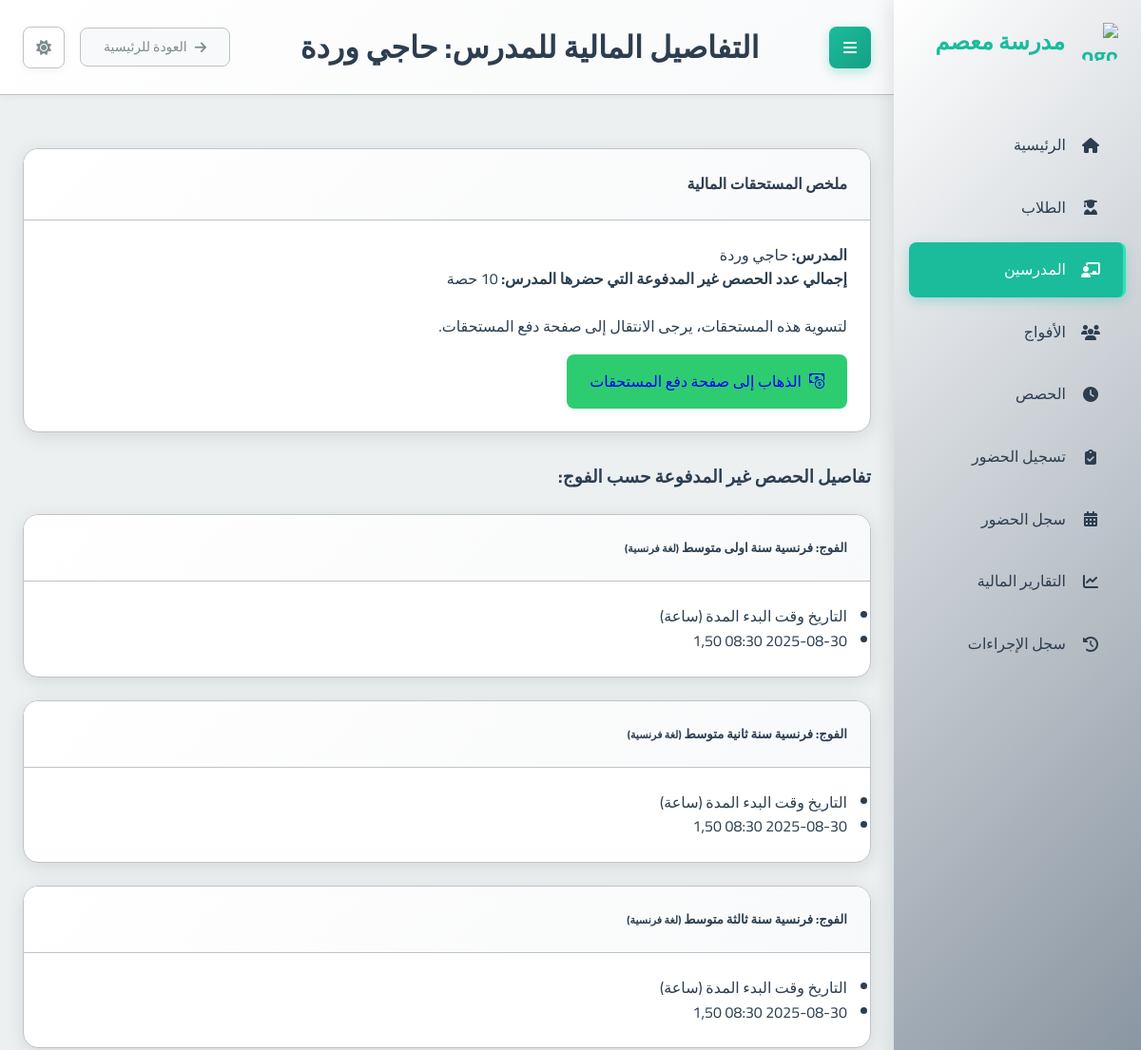
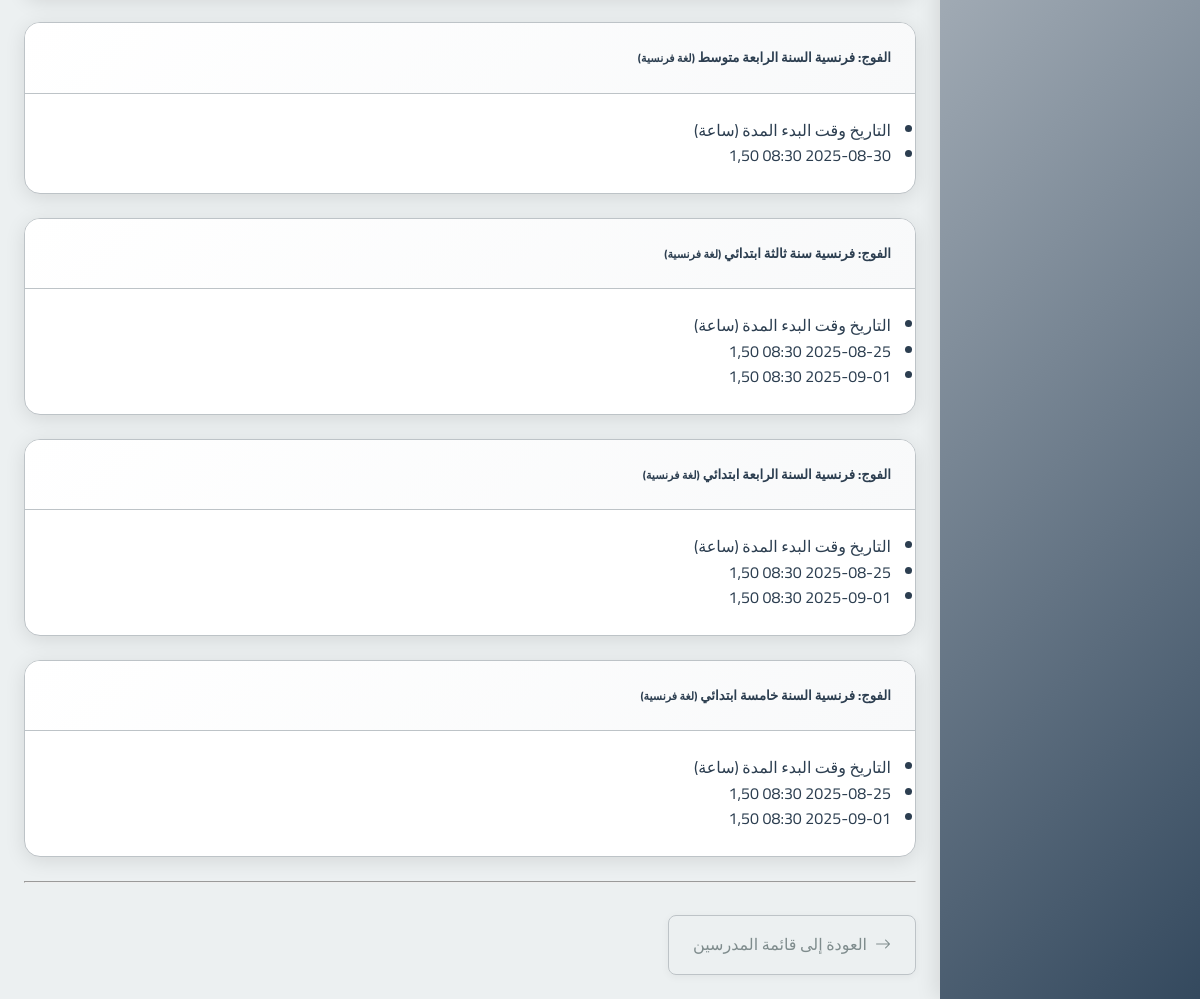
The page /teachers/2/financial_detail/ on the database its author committed (2 pictures, top to bottom).
### school_app/models.py (models this page shows, shortened)
class Teacher(models.Model):
    full_name = models.CharField(max_length=201, verbose_name="الاسم الكامل")
    phone_number = models.CharField(max_length=20, unique=True, verbose_name="رقم الهاتف")
    subject = models.ForeignKey(Subject, on_delete=models.PROTECT, verbose_name="المادة الأساسية")
    created_at = models.DateTimeField(auto_now_add=True, verbose_name="تاريخ الإنشاء")
    class Meta:
        verbose_name = "مدرس"
        verbose_name_plural = "المدرسون"

class Group(models.Model):
    name = models.CharField(max_length=100, verbose_name="اسم الفوج")
    subject = models.ForeignKey(Subject, on_delete=models.PROTECT, verbose_name="المادة")
    teacher = models.ForeignKey(Teacher, on_delete=models.CASCADE, verbose_name="المدرس")
    academic_levels = models.ManyToManyField(AcademicLevel, verbose_name="المستويات الدراسية المتوافقة")
    price_per_4_sessions = models.DecimalField(max_digits=10, decimal_places=2, verbose_name="السعر لكل 4 حصص")
    session_day = models.IntegerField(choices=[
        (0, 'الاثنين'),
        (1, 'الثلاثاء'),
        (2, 'الأربعاء'),
        (3, 'الخميس'),
        (4, 'الجمعة'),
        (5, 'السبت'),
        (6, 'الأحد')
    ], verbose_name="يوم الحصة")
    session_start_time = models.TimeField(verbose_name="وقت بداية الحصة")
    session_duration = models.DecimalField(max_digits=4, decimal_places=2, default=1.5, verbose_name="مدة الحصة (ساعات)")
    students = models.ManyToManyField(Student, through='StudentGroup', blank=True, verbose_name="الطلاب المسجلون")
    created_at = models.DateTimeField(auto_now_add=True, verbose_name="تاريخ الإنشاء")
    is_continuous = models.BooleanField(default=False, verbose_name="فوج مستمر (تُنشأ الحصص أسبوعياً تلقائياً)")
    created_sessions_until = models.DateField(null=True, blank=True, verbose_name="تم إنشاء الحصص حتى تاريخ")
    class Meta:
        verbose_name = "فوج"
        verbose_name_plural = "الأفواج"

class Subject(models.Model):
    name = models.CharField(max_length=100, verbose_name="اسم المادة")
    class Meta:
        verbose_name = "مادة دراسية"
        verbose_name_plural = "المواد الدراسية"

class Session(models.Model):
    group = models.ForeignKey(Group, on_delete=models.CASCADE, related_name='sessions', verbose_name="الفوج")
    date = models.DateField(verbose_name="التاريخ")
    start_time = models.TimeField(verbose_name="وقت البدء")
    duration = models.DecimalField(max_digits=4, decimal_places=2, verbose_name="المدة (ساعات)")
    teacher_attended = models.BooleanField(default=True, verbose_name="حضور المدرس")
    teacher_compensated = models.BooleanField(default=False, verbose_name="تم تعويض المدرس")
    teacher_payment_amount = models.DecimalField(max_digits=10, decimal_places=2, default=Decimal('0.00'), verbose_name="المبلغ المدفوع للمدرس")
    created_at = models.DateTimeField(auto_now_add=True, verbose_name="تاريخ الإنشاء")
    class Meta:
        verbose_name = "حصة"
        verbose_name_plural = "الحصص"

### school_app/views.py (the view)
# urls.py: path('teachers/<int:teacher_id>/financial_detail/', views.teacher_financial_detail, name='teacher_financial_detail'),
def teacher_financial_detail(request, teacher_id):
    teacher = get_object_or_404(Teacher, id=teacher_id)
    groups_with_uncompensated_sessions = []
    total_uncompensated_sessions_count = 0
    teacher_groups = Group.objects.filter(teacher=teacher).prefetch_related('sessions', 'subject')
    for group in teacher_groups:
        uncompensated_sessions = group.sessions.filter(teacher_attended=True, teacher_compensated=False).order_by('date', 'start_time')
        if uncompensated_sessions.exists():
            group_data = {
                'group_name': group.name,
                'subject_name': group.subject.name,
                'sessions': []
            }
            for session in uncompensated_sessions:
                group_data['sessions'].append({
                    'date': session.date,
                    'start_time': session.start_time.strftime("%H:%M"),
                    'duration': session.duration,
                })
                total_uncompensated_sessions_count += 1
            groups_with_uncompensated_sessions.append(group_data)
    context = {
        'teacher': teacher,
        'groups_with_uncompensated_sessions': groups_with_uncompensated_sessions,
        'total_uncompensated_sessions_count': total_uncompensated_sessions_count,
        'page_title': f"التفاصيل المالية للمدرس: {teacher.full_name}"
    }
    return render(request, 'school_app/teacher_financial_detail.html', context)

### templates/school_app/teacher_financial_detail.html (shortened to what this page needs)
{% extends "base.html" %}
{% block page_title %}التفاصيل المالية للمدرس: {{ teacher.full_name }}{% endblock %}
{% block content %}
<div class="container mt-4">
    <div class="card shadow-sm mb-4">
        <div class="card-header bg-primary text-white">
            <h4 class="mb-0">ملخص المستحقات المالية</h4>
        </div>
        <div class="card-body">
            <p class="lead">
                <strong>المدرس:</strong> {{ teacher.full_name }}
            </p>
            <p class="lead">
                <strong>إجمالي عدد الحصص غير المدفوعة التي حضرها المدرس:</strong>
                <span class="badge bg-warning text-dark fs-5">{{ total_uncompensated_sessions_count }}</span> حصة
            </p>
            {% if total_uncompensated_sessions_count > 0 %}
                <p class="mt-3">لتسوية هذه المستحقات، يرجى الانتقال إلى صفحة دفع المستحقات.</p>
                <a href="{% url 'teacher_monthly_payment' teacher_id=teacher.id %}" class="btn btn-success btn-lg mt-2">
                    <i class="bi bi-cash-coin"></i> الذهاب إلى صفحة دفع المستحقات
                </a>
            {% else %}
                <p class="mt-3 text-success"><i class="bi bi-check-circle-fill"></i> لا توجد حالياً أي حصص مستحقة للدفع لهذا المدرس.</p>
            {% endif %}
        </div>
    </div>
    {% if groups_with_uncompensated_sessions %}
        <h3 class="mb-3 mt-5">تفاصيل الحصص غير المدفوعة حسب الفوج:</h3>
        {% for group_info in groups_with_uncompensated_sessions %}
            <div class="card mb-3">
                <div class="card-header">
                    <h5>الفوج: {{ group_info.group_name }} <small class="text-muted">({{ group_info.subject_name }})</small></h5>
                </div>
                <div class="card-body">
                    {% if group_info.sessions %}
                        <ul class="list-group list-group-flush">
                            <li class="list-group-item d-flex justify-content-between align-items-center active bg-secondary text-white">
                                <span>التاريخ</span>
                                <span>وقت البدء</span>
                                <span>المدة (ساعة)</span>
                            </li>
                            {% for session in group_info.sessions %}
                                <li class="list-group-item d-flex justify-content-between align-items-center">
                                    <span>{{ session.date|date:"Y-m-d" }}</span>
                                    <span>{{ session.start_time }}</span>
                                    <span>{{ session.duration }}</span>
                                </li>
                            {% endfor %}
                        </ul>
                    {% else %}
                        <p>لا توجد حصص غير مدفوعة لهذا الفوج.</p>
                    {% endif %}
                </div>
            </div>
        {% endfor %}
    {% endif %}
    <hr class="my-4">
    <div class="mt-4">
        <a href="{% url 'teacher_list' %}" class="btn btn-outline-secondary">
            <i class="bi bi-arrow-right"></i> العودة إلى قائمة المدرسين
        </a>
    </div>
</div>
{% endblock %}

### static/css/main.css (style rules this page uses)
:root { --primary-color: #2c3e50; --primary-light: #34495e; --primary-darker: #1a252f; --accent-color: #1abc9c; --accent-light: #2fe2b3; --accent-dark: #16a085; --text-color: #2c3e50; --text-secondary: #7f8c8d; --text-on-primary: #ffffff; --text-on-accent: #ffffff; --text-nav: #2c3e50; --background-color: #ecf0f1; --card-background: #ffffff; --input-background: #ffffff; --border-color: #bdc3c7; --input-border-color: #bdc3c7; --success-color: #2ecc71; --warning-color: #f39c12; --error-color: #e74c3c; --info-color: #1E90FF; --table-header-background: #e9ecef; --table-row-hover-background: #f8f9fa; --box-shadow-color: rgba(0, 0, 0, 0.1); --box-shadow-color-hover: rgba(0, 0, 0, 0.15); --box-shadow-soft-color: rgba(0, 0, 0, 0.05); --subtle-background: #f8f9fa; --spacing-xs: 8px; --spacing-sm: 16px; --spacing-md: 24px; --spacing-lg: 32px; --spacing-xl: 48px; --font-family: 'Cairo', sans-serif; --font-size-xs: 12px; --font-size-sm: 14px; --font-size-md: 16px; --font-size-lg: 20px; --font-size-xl: 24px; --font-size-xxl: 32px; --border-radius-sm: 4px; --border-radius-md: 8px; --border-radius-lg: 16px; --transition-fast: 0.2s ease; --transition-normal: 0.3s ease; --transition-slow: 0.5s ease; --sidebar-width: 260px; }
* { margin: 0; padding: 0; box-sizing: border-box; direction: rtl; }
html { direction: rtl; font-size: 16px; }
body { font-family: var(--font-family); background-color: var(--background-color); color: var(--text-color); line-height: 1.6; transition: background-color var(--transition-normal), color var(--transition-normal); overflow-x: hidden; }
.btn-success { background: var(--success-color); }
.card { background-color: var(--card-background); border-radius: var(--border-radius-lg); box-shadow: 0 4px 20px var(--box-shadow-color); margin-bottom: var(--spacing-md); overflow: hidden; transition: all var(--transition-normal); border: 1px solid var(--border-color); }
.card-header { padding: var(--spacing-md); border-bottom: 1px solid var(--border-color); background: linear-gradient(135deg, var(--card-background) 0%, var(--subtle-background) 100%); }
.card-body { padding: var(--spacing-md); color: var(--text-color); }
.btn { font-family: var(--font-family); padding: var(--spacing-sm) var(--spacing-md); border: none; border-radius: var(--border-radius-md); cursor: pointer; font-size: var(--font-size-md); font-weight: 500; text-decoration: none; display: inline-flex; align-items: center; gap: var(--spacing-xs); transition: all var(--transition-fast); box-shadow: 0 2px 8px var(--box-shadow-soft-color); }
.btn-outline-secondary { background-color: transparent; border: 1px solid var(--border-color); color: var(--text-secondary); }
.mb-3 { margin-bottom: var(--spacing-md); }
.mb-4 { margin-bottom: var(--spacing-lg); }
.mt-2 { margin-top: var(--spacing-sm); }
.mt-3 { margin-top: var(--spacing-md); }
.mt-4 { margin-top: var(--spacing-lg); }

### rows shown on the page
Teacher: full_name "حاجي وردة"
Group: group_name "فرنسية سنة اولى متوسط"
Subject: subject_name "لغة فرنسية" "لغة فرنسية" "لغة فرنسية" "لغة فرنسية" "لغة فرنسية" "لغة فرنسية" "لغة فرنسية"
Session: date "2025-08-30", duration "1,50"
Group: group_name "فرنسية سنة ثانية متوسط"
Session: date "2025-08-30", duration "1,50"
Group: group_name "فرنسية سنة ثالثة متوسط"
Session: date "2025-08-30", duration "1,50"
Group: group_name "فرنسية السنة الرابعة متوسط"
Session: date "2025-08-30", duration "1,50"
Group: group_name "فرنسية سنة ثالثة ابتدائي"
Session: date "2025-08-25", duration "1,50"
Session: date "2025-09-01", duration "1,50"
Group: group_name "فرنسية السنة الرابعة ابتدائي"
Session: date "2025-08-25", duration "1,50"
Session: date "2025-09-01", duration "1,50"
Group: group_name "فرنسية السنة خامسة ابتدائي"
Session: date "2025-08-25", duration "1,50"
Session: date "2025-09-01", duration "1,50"

### other values the page prints
{{ total_uncompensated_sessions_count }} "10"
{{ session.start_time }} "08:30" "08:30" "08:30" "08:30" "08:30" "08:30" "08:30" "08:30" "08:30" "08:30"
